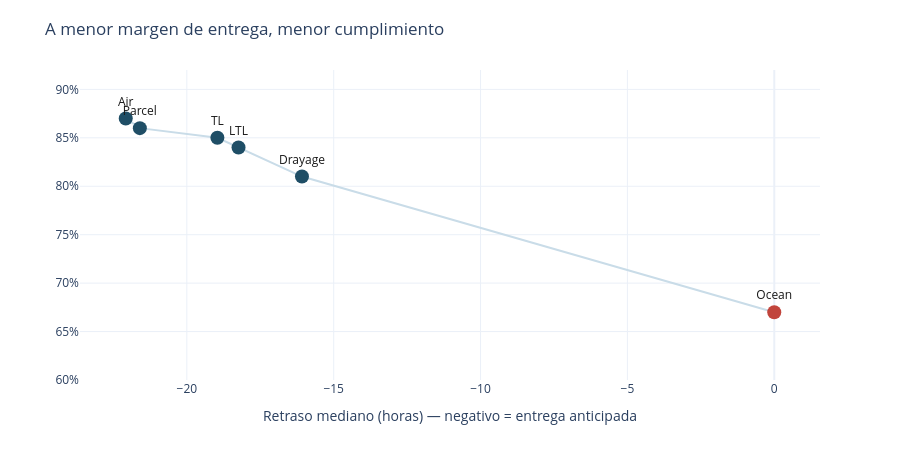

The code cell stored with this chart in its notebook:
### Code cell
# --- Grafica 2.2: la relacion margen -> cumplimiento es monotona ---
# Reutiliza `comp`, ya calculado en la celda anterior.
plot = comp.reset_index()  # trae 'mode' como columna

fig = go.Figure()

# Linea de tendencia sutil que une los modos ordenados por margen
plot_ord = plot.sort_values("retraso_h")
fig.add_trace(go.Scatter(
    x=plot_ord["retraso_h"], y=plot_ord["otd"],
    mode="lines", line=dict(color="#C9DCE8", width=2),
    hoverinfo="skip", showlegend=False,
))

# Un punto por modo; Ocean en rojo, el resto en azul principal
colores = ["#C1443C" if m == "Ocean" else "#1F4E66" for m in plot["mode"]]
fig.add_trace(go.Scatter(
    x=plot["retraso_h"], y=plot["otd"],
    mode="markers+text",
    marker=dict(size=14, color=colores),
    text=plot["mode"],
    textposition="top center",
    textfont=dict(size=12, color="#1A1A1A"),
    showlegend=False,
    hovertemplate="<b>%{text}</b><br>Retraso mediano: %{x:.1f} h<br>OTD: %{y:.1%}<extra></extra>",
))

fig.update_layout(
    template="plotly_white", height=460,
    title="A menor margen de entrega, menor cumplimiento",
    xaxis=dict(title="Retraso mediano (horas) — negativo = entrega anticipada"),
    yaxis=dict(title="", tickformat=".0%", range=[0.6, 0.92]),
    margin=dict(t=70),
)
fig.show()

### Figure 1 — Plotly figure (JSON) as saved in the notebook; plotly's stock layout.template omitted (floating-point values rounded to 4 significant figures)
{"data": [{"hoverinfo": "skip", "line": {"color": "#C9DCE8", "width": 2}, "mode": "lines", "showlegend": false, "type": "scatter", "x": [-22.08, -21.6, -18.96, -18.24, -16.08, 0.0], "y": [0.87, 0.86, 0.85, 0.84, 0.81, 0.67]}, {"hovertemplate": "<b>%{text}</b><br>Retraso mediano: %{x:.1f} h<br>OTD: %{y:.1%}<extra></extra>", "marker": {"color": ["#C1443C", "#1F4E66", "#1F4E66", "#1F4E66", "#1F4E66", "#1F4E66"], "size": 14}, "mode": "markers+text", "showlegend": false, "text": ["Ocean", "Drayage", "LTL", "TL", "Parcel", "Air"], "textfont": {"color": "#1A1A1A", "size": 12}, "textposition": "top center", "type": "scatter", "x": [0.0, -16.08, -18.24, -18.96, -21.6, -22.08], "y": [0.67, 0.81, 0.84, 0.85, 0.86, 0.87]}], "layout": {"height": 460, "margin": {"t": 70}, "title": {"text": "A menor margen de entrega, menor cumplimiento"}, "xaxis": {"title": {"text": "Retraso mediano (horas) — negativo = entrega anticipada"}}, "yaxis": {"range": [0.6, 0.92], "tickformat": ".0%", "title": {"text": ""}}}}
